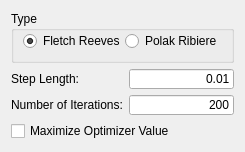
<?xml version="1.0" encoding="UTF-8"?>
<ui version="4.0">
 <class>QmitkFRPROptimizerControls</class>
 <widget class="QWidget" name="QmitkFRPROptimizerControls">
  <property name="geometry">
   <rect>
    <x>0</x>
    <y>0</y>
    <width>219</width>
    <height>148</height>
   </rect>
  </property>
  <property name="windowTitle">
   <string>Form</string>
  </property>
  <layout class="QVBoxLayout" name="verticalLayout">
   <item>
    <layout class="QVBoxLayout" name="verticalLayout_40">
     <item>
      <widget class="QGroupBox" name="buttonGroup2">
       <property name="title">
        <string>Type</string>
       </property>
       <layout class="QVBoxLayout" name="verticalLayout_31">
        <property name="spacing">
         <number>0</number>
        </property>
        <property name="margin">
         <number>0</number>
        </property>
        <item>
         <layout class="QHBoxLayout" name="_49">
          <property name="spacing">
           <number>0</number>
          </property>
          <property name="leftMargin">
           <number>9</number>
          </property>
          <property name="rightMargin">
           <number>9</number>
          </property>
          <property name="bottomMargin">
           <number>9</number>
          </property>
          <item>
           <widget class="QRadioButton" name="m_FletchReevesFRPR">
            <property name="enabled">
             <bool>true</bool>
            </property>
            <property name="minimumSize">
             <size>
              <width>0</width>
              <height>20</height>
             </size>
            </property>
            <property name="font">
             <font>
              <weight>50</weight>
              <bold>false</bold>
             </font>
            </property>
            <property name="text">
             <string>Fletch Reeves</string>
            </property>
            <property name="checked">
             <bool>true</bool>
            </property>
           </widget>
          </item>
          <item>
           <widget class="QRadioButton" name="m_PolakRibiereFRPR">
            <property name="enabled">
             <bool>true</bool>
            </property>
            <property name="minimumSize">
             <size>
              <width>0</width>
              <height>20</height>
             </size>
            </property>
            <property name="font">
             <font>
              <weight>50</weight>
              <bold>false</bold>
             </font>
            </property>
            <property name="text">
             <string>Polak Ribiere</string>
            </property>
           </widget>
          </item>
         </layout>
        </item>
       </layout>
      </widget>
     </item>
     <item>
      <layout class="QHBoxLayout" name="_50">
       <item>
        <layout class="QVBoxLayout" name="_51">
         <item>
          <widget class="QLabel" name="textLabel12">
           <property name="font">
            <font>
             <weight>50</weight>
             <bold>false</bold>
            </font>
           </property>
           <property name="text">
            <string>Step Length:</string>
           </property>
           <property name="wordWrap">
            <bool>false</bool>
           </property>
          </widget>
         </item>
         <item>
          <widget class="QLabel" name="textLabel13">
           <property name="font">
            <font>
             <weight>50</weight>
             <bold>false</bold>
            </font>
           </property>
           <property name="text">
            <string>Number of Iterations:</string>
           </property>
           <property name="wordWrap">
            <bool>false</bool>
           </property>
          </widget>
         </item>
        </layout>
       </item>
       <item>
        <layout class="QVBoxLayout" name="_52">
         <item>
          <widget class="QLineEdit" name="m_StepLengthFRPR">
           <property name="minimumSize">
            <size>
             <width>0</width>
             <height>20</height>
            </size>
           </property>
           <property name="font">
            <font>
             <weight>50</weight>
             <bold>false</bold>
            </font>
           </property>
           <property name="text">
            <string>0.01</string>
           </property>
           <property name="alignment">
            <set>Qt::AlignRight</set>
           </property>
          </widget>
         </item>
         <item>
          <widget class="QLineEdit" name="m_IterationsFRPR">
           <property name="minimumSize">
            <size>
             <width>0</width>
             <height>20</height>
            </size>
           </property>
           <property name="font">
            <font>
             <weight>50</weight>
             <bold>false</bold>
            </font>
           </property>
           <property name="text">
            <string>200</string>
           </property>
           <property name="alignment">
            <set>Qt::AlignRight</set>
           </property>
          </widget>
         </item>
        </layout>
       </item>
      </layout>
     </item>
    </layout>
   </item>
   <item>
    <widget class="QCheckBox" name="m_Maximize">
     <property name="enabled">
      <bool>true</bool>
     </property>
     <property name="minimumSize">
      <size>
       <width>0</width>
       <height>20</height>
      </size>
     </property>
     <property name="font">
      <font>
       <weight>50</weight>
       <bold>false</bold>
      </font>
     </property>
     <property name="text">
      <string>Maximize Optimizer Value</string>
     </property>
    </widget>
   </item>
  </layout>
 </widget>
 <resources/>
 <connections/>
</ui>
